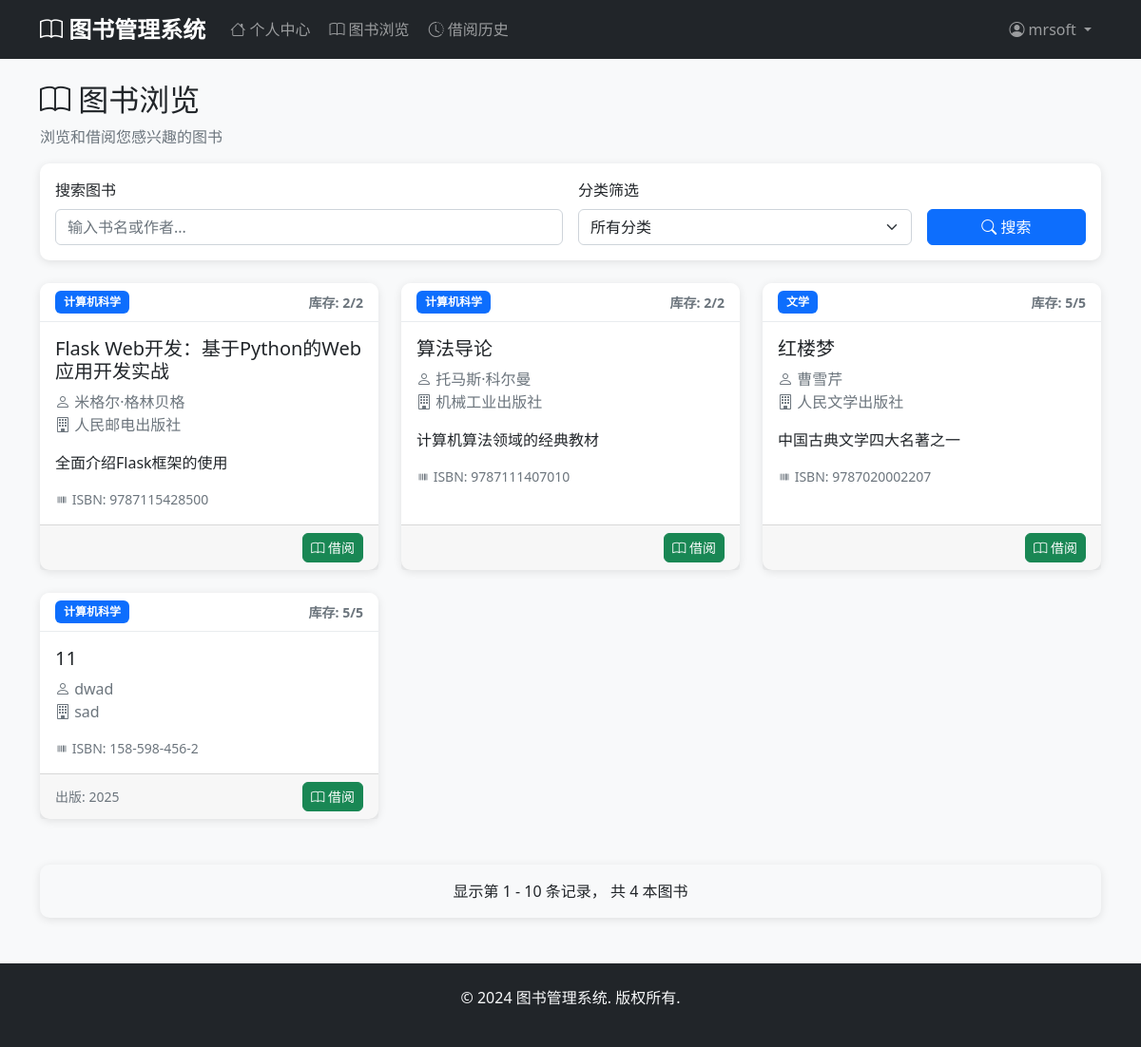
The page /books (signed in) on the database as committed earlier.
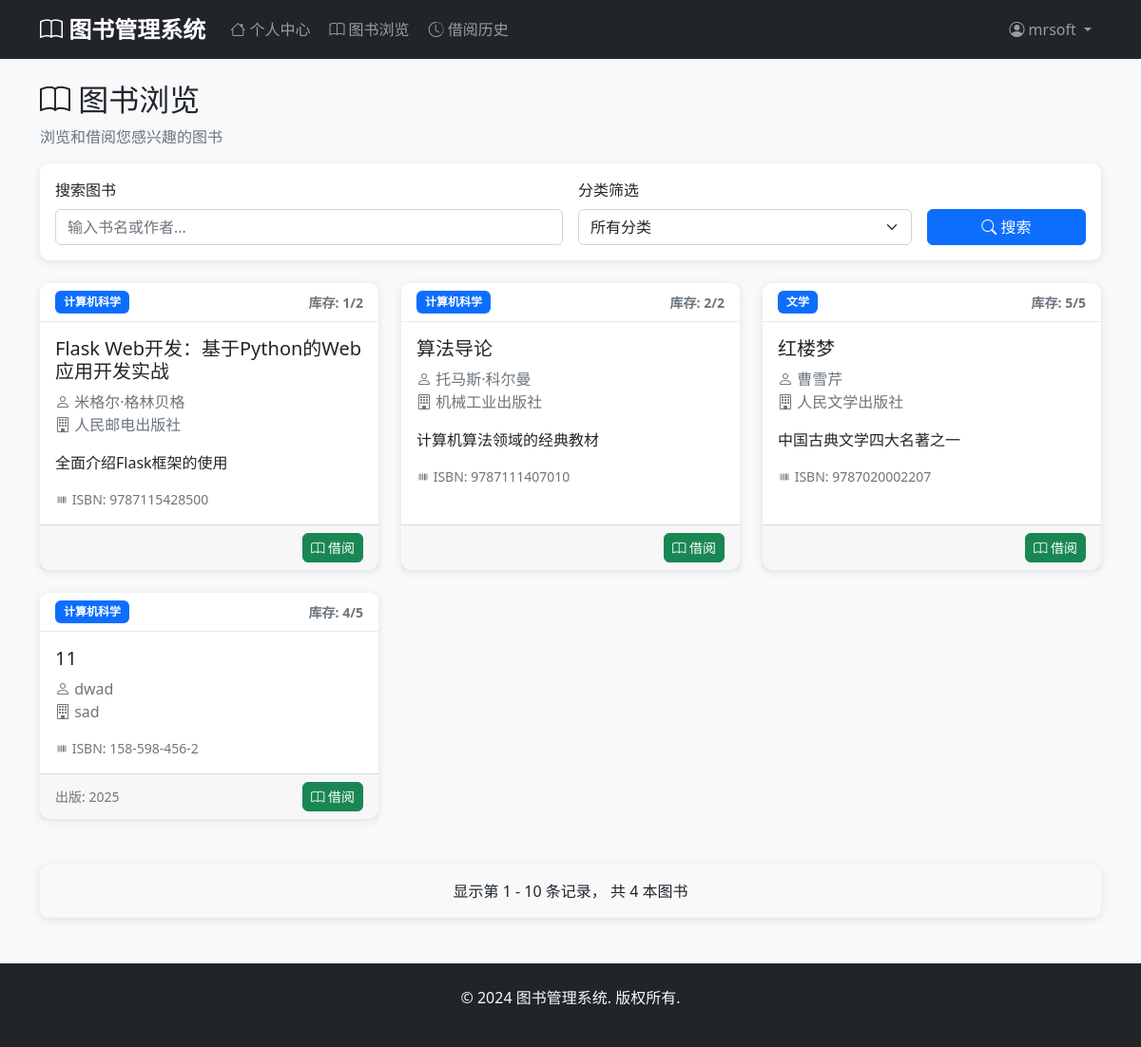
The same page on the database as committed later.
### models.py (models this page shows, shortened)
class User(db.Model, UserMixin):
    __tablename__ = 'users'
    id = db.Column(db.Integer, primary_key=True)
    username = db.Column(db.String(80), unique=True, nullable=False)
    email = db.Column(db.String(120), unique=True, nullable=False)
    password_hash = db.Column(db.String(128), nullable=False)
    full_name = db.Column(db.String(100), nullable=False)
    phone = db.Column(db.String(20))
    address = db.Column(db.Text)
    created_at = db.Column(db.DateTime, default=datetime.utcnow)
    borrow_records = db.relationship('BorrowRecord', backref='user', lazy=True)

class Book(db.Model):
    __tablename__ = 'books'
    id = db.Column(db.Integer, primary_key=True)
    title = db.Column(db.String(200), nullable=False)
    author = db.Column(db.String(100), nullable=False)
    isbn = db.Column(db.String(20), unique=True, nullable=False)
    publisher = db.Column(db.String(100))
    publication_date = db.Column(db.Date)
    quantity = db.Column(db.Integer, default=1)
    available_quantity = db.Column(db.Integer, default=1)
    description = db.Column(db.Text)
    category_id = db.Column(db.Integer, db.ForeignKey('categories.id'), nullable=False)
    created_at = db.Column(db.DateTime, default=datetime.utcnow)
    updated_at = db.Column(db.DateTime, default=datetime.utcnow, onupdate=datetime.utcnow)
    borrow_records = db.relationship('BorrowRecord', backref='book', lazy=True)

class Category(db.Model):
    __tablename__ = 'categories'
    id = db.Column(db.Integer, primary_key=True)
    name = db.Column(db.String(100), unique=True, nullable=False)
    description = db.Column(db.Text)
    created_at = db.Column(db.DateTime, default=datetime.utcnow)
    books = db.relationship('Book', backref='category', lazy=True)

### app.py (the view)
@app.route('/books')
@login_required
def browse_books():
    category_id = request.args.get('category_id', type=int)
    page = request.args.get('page', 1, type=int)
    search = request.args.get('search', '')
    query = Book.query
    if category_id:
        query = query.filter_by(category_id=category_id)
    if search:
        query = query.filter(Book.title.contains(search) | Book.author.contains(search))
    books = query.filter(Book.available_quantity > 0).paginate(
        page=page, per_page=10, error_out=False
    )
    categories = Category.query.all()
    return render_template('user/browse_books.html',
                         books=books,
                         categories=categories,
                         selected_category=category_id,
                         search=search)

### app.py (called while the page is built)
@login_manager.user_loader
def load_user(user_id):
    try:
        user_id = int(user_id)
        admin = Admin.query.get(user_id)
        if admin:
            return admin
        user = User.query.get(user_id)
        return user
    except (ValueError, TypeError):
        return None

### templates/user/browse_books.html (shortened to what this page needs)
{% extends "base.html" %}
{% block content %}
<div class="row">
    <div class="col-12">
        <h2><i class="bi bi-book"></i> 图书浏览</h2>
        <p class="text-muted">浏览和借阅您感兴趣的图书</p>
    </div>
</div>
<div class="row mb-4">
    <div class="col-12">
        <div class="card">
            <div class="card-body">
                <form method="GET" class="row g-3">
                    <div class="col-md-6">
                        <label for="search" class="form-label">搜索图书</label>
                        <input type="text" class="form-control" id="search" name="search"
                               value="{{ search }}" placeholder="输入书名或作者...">
                    </div>
                    <div class="col-md-4">
                        <label for="category_id" class="form-label">分类筛选</label>
                        <select class="form-select" id="category_id" name="category_id">
                            <option value="">所有分类</option>
                        </select>
                    </div>
                    <div class="col-md-2 d-flex align-items-end">
                        <button type="submit" class="btn btn-primary w-100">
                            <i class="bi bi-search"></i> 搜索
                        </button>
                    </div>
                </form>
            </div>
        </div>
    </div>
</div>
<div class="row">
    {% if books.items %}
        {% for book in books.items %}
        <div class="col-md-4 mb-4">
            <div class="card h-100">
                <div class="card-header d-flex justify-content-between align-items-center">
                    <span class="badge bg-primary">{{ book.category.name }}</span>
                    <small class="text-muted">库存: {{ book.available_quantity }}/{{ book.quantity }}</small>
                </div>
                <div class="card-body">
                    <h5 class="card-title">{{ book.title }}</h5>
                    <p class="card-text text-muted">
                        <i class="bi bi-person"></i> {{ book.author }}
                        {% if book.publisher %}<br>
                        <i class="bi bi-building"></i> {{ book.publisher }}
                        {% endif %}
                    </p>
                    {% if book.description %}
                    <p class="card-text">{{ book.description[:100] }}{% if book.description|length > 100 %}...{% endif %}</p>
                    {% endif %}
                    <div class="text-muted small">
                        <i class="bi bi-upc"></i> ISBN: {{ book.isbn }}
                    </div>
                </div>
                <div class="card-footer d-flex justify-content-between align-items-center">
                    <small class="text-muted">
                        {% if book.publication_date %}
                        出版: {{ book.publication_date.strftime('%Y') }}
                        {% endif %}
                    </small>
                    {% if book.available_quantity > 0 %}
                        <a href="{{ url_for('borrow_book', book_id=book.id) }}"
                           class="btn btn-success btn-sm"
                           onclick="return confirm('确定要借阅《{{ book.title }}》吗？')">
                            <i class="bi bi-book"></i> 借阅
                        </a>
                    {% else %}
                        <button class="btn btn-secondary btn-sm" disabled>
                            <i class="bi bi-x-circle"></i> 暂无库存
                        </button>
                    {% endif %}
                </div>
            </div>
        </div>
        {% endfor %}
    {% endif %}
</div>
<div class="row mt-4">
    <div class="col-12">
        <div class="card bg-light">
            <div class="card-body text-center">
                <p class="mb-0">
                    显示第 {{ (books.page - 1) * 10 + 1 }} - {{ books.page * 10 }} 条记录，
                    共 {{ books.total }} 本图书
                </p>
            </div>
        </div>
    </div>
</div>
{% endblock %}

### templates/base.html (shortened to what this page needs)
<!DOCTYPE html>
<html lang="zh-CN">
<head>
    <link href="https://cdn.jsdelivr.net/npm/bootstrap@5.1.3/dist/css/bootstrap.min.css" rel="stylesheet">
    <link href="https://cdn.jsdelivr.net/npm/bootstrap-icons@1.7.2/font/bootstrap-icons.css" rel="stylesheet">
    <link href="{{ url_for('static', filename='css/style.css') }}" rel="stylesheet">
</head>
<body>
    <nav class="navbar navbar-expand-lg navbar-dark bg-dark">
        <div class="container">
            <a class="navbar-brand" href="{{ url_for('index') }}">
                <i class="bi bi-book"></i> 图书管理系统
            </a>
            <div class="collapse navbar-collapse" id="navbarNav">
                {% if current_user.is_authenticated %}
                    {% if current_user.__class__.__name__ == 'Admin' %}
                        <ul class="navbar-nav me-auto">
                            <li class="nav-item">
                                <a class="nav-link" href="{{ url_for('admin_dashboard') }}">
                                    <i class="bi bi-speedometer2"></i> 仪表板
                                </a>
                            </li>
                            <li class="nav-item dropdown">
                                <a class="nav-link dropdown-toggle" href="#" id="manageDropdown" role="button" data-bs-toggle="dropdown">
                                    <i class="bi bi-gear"></i> 系统管理
                                </a>
                                <ul class="dropdown-menu">
                                    <li><a class="dropdown-item" href="{{ url_for('admin_users') }}">用户管理</a></li>
                                    <li><a class="dropdown-item" href="{{ url_for('admin_books') }}">图书管理</a></li>
                                    <li><a class="dropdown-item" href="{{ url_for('admin_categories') }}">分类管理</a></li>
                                    <li><a class="dropdown-item" href="{{ url_for('admin_borrow_records') }}">借阅记录</a></li>
                                </ul>
                            </li>
                        </ul>
                    {% else %}
                        <ul class="navbar-nav me-auto">
                            <li class="nav-item">
                                <a class="nav-link" href="{{ url_for('user_dashboard') }}">
                                    <i class="bi bi-house"></i> 个人中心
                                </a>
                            </li>
                            <li class="nav-item">
                                <a class="nav-link" href="{{ url_for('browse_books') }}">
                                    <i class="bi bi-book"></i> 图书浏览
                                </a>
                            </li>
                            <li class="nav-item">
                                <a class="nav-link" href="{{ url_for('borrow_history') }}">
                                    <i class="bi bi-clock-history"></i> 借阅历史
                                </a>
                            </li>
                        </ul>
                    {% endif %}
                {% endif %}
                <ul class="navbar-nav">
                    {% if current_user.is_authenticated %}
                        <li class="nav-item dropdown">
                            <a class="nav-link dropdown-toggle" href="#" id="userDropdown" role="button" data-bs-toggle="dropdown">
                                <i class="bi bi-person-circle"></i> {{ current_user.username }}
                            </a>
                        </li>
                    {% endif %}
                </ul>
            </div>
        </div>
    </nav>
    <main class="container mt-4 mb-5">
        {% block content %}{% endblock %}
    </main>
    <footer class="bg-dark text-light py-4 mt-5">
        <div class="container text-center">
            <p>&copy; 2024 图书管理系统. 版权所有.</p>
        </div>
    </footer>
</body>
</html>

### static/css/style.css (style rules this page uses)
body { font-family: 'Segoe UI', Tahoma, Geneva, Verdana, sans-serif; background-color: #f8f9fa; }
.navbar-brand { font-weight: bold; font-size: 1.5rem; }
.navbar-nav .nav-link { border-radius: 5px; margin: 0 2px; transition: all 0.3s ease; }
.card { border: none; border-radius: 10px; box-shadow: 0 2px 10px rgba(0, 0, 0, 0.1); transition: transform 0.2s ease, box-shadow 0.2s ease; }
.card-header { background-color: #fff; border-bottom: 1px solid #e9ecef; border-radius: 10px 10px 0 0 !important; font-weight: 600; }
.btn { border-radius: 6px; font-weight: 500; transition: all 0.3s ease; }
.form-control, .form-select { border-radius: 6px; border: 1px solid #ced4da; transition: all 0.3s ease; }
.badge { font-size: 0.75rem; padding: 0.5em 0.75em; border-radius: 6px; }
.card, .alert { animation: fadeIn 0.5s ease-out; }
footer { margin-top: auto; }

Rows that differ between the two databases and show on the page:
changed Book "Flask Web开发：基于Python的Web应用开发实战": available_quantity "2" → "1"
changed Book "dwad": available_quantity "5" → "4"
